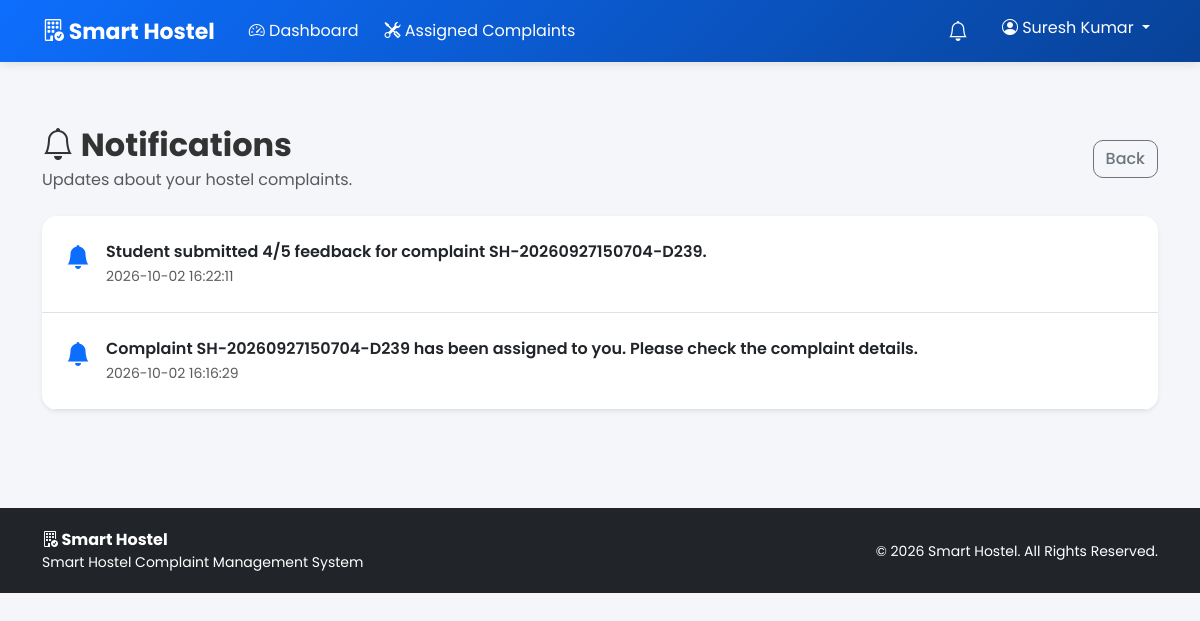
/notifications (signed in), run on the app's committed database.
### tables this page shows
CREATE TABLE notifications (
 id INTEGER PRIMARY KEY AUTOINCREMENT,
 user_id INTEGER NOT NULL,
 complaint_id INTEGER,
 message TEXT NOT NULL,
 is_read INTEGER DEFAULT 0,
 created_at TEXT,
 FOREIGN KEY(user_id) REFERENCES users(id),
 FOREIGN KEY(complaint_id) REFERENCES complaints(id)
);

### app.py (the view)
@app.route("/notifications")
def notifications():
    if not login_required():
        return redirect(url_for("login"))
    conn = get_db()
    items = conn.execute("""
        SELECT n.*, c.complaint_id AS complaint_code
        FROM notifications n
        LEFT JOIN complaints c ON n.complaint_id = c.id
        WHERE n.user_id = ?
        ORDER BY n.id DESC
    """, (session["user_id"],)).fetchall()
    conn.execute("""
        UPDATE notifications
        SET is_read = 1
        WHERE user_id = ?
    """, (session["user_id"],))
    conn.commit()
    conn.close()
    return render_template("notifications.html", notifications=items)

### app.py (called while the page is built)
def get_db():
    conn = sqlite3.connect(
        DATABASE,
        timeout=30,
        check_same_thread=False
    )
    conn.row_factory = sqlite3.Row
    try:
        conn.execute("PRAGMA busy_timeout = 30000")
        conn.execute("PRAGMA journal_mode = WAL")
        conn.execute("PRAGMA foreign_keys = ON")
    except sqlite3.Error:
        pass
    return conn

def login_required():
    return "user_id" in session

### templates/notifications.html (shortened to what this page needs)
{% extends "base.html" %}
{% block content %}
<div class="container py-5">
    <div class="d-flex justify-content-between align-items-center mb-4">
        <div>
            <h2 class="fw-bold mb-1"><i class="bi bi-bell"></i> Notifications</h2>
            <p class="text-muted mb-0">Updates about your hostel complaints.</p>
        </div>
        <a href="javascript:history.back()" class="btn btn-outline-secondary">Back</a>
    </div>
    <div class="card border-0 shadow-sm">
        <div class="card-body p-0">
            {% if notifications %}
                {% for notification in notifications %}
                <a href="{{ url_for('read_notification', notification_id=notification['id']) }}"
                   class="d-block text-decoration-none text-dark p-4 border-bottom {% if not notification['is_read'] %}bg-light{% endif %}">
                    <div class="d-flex gap-3">
                        <div class="fs-4 text-primary"><i class="bi bi-bell-fill"></i></div>
                        <div class="flex-grow-1">
                            <div class="fw-semibold">{{ notification['message'] }}</div>
                            <small class="text-muted">{{ notification['created_at'] }}</small>
                        </div>
                    </div>
                </a>
                {% endfor %}
            {% else %}
                <div class="text-center p-5 text-muted">
                    <i class="bi bi-bell-slash display-5"></i>
                    <p class="mt-3 mb-0">No notifications yet.</p>
                </div>
            {% endif %}
        </div>
    </div>
</div>
{% endblock %}

### static/css/style.css (style rules this page uses)
* { margin:0; padding:0; box-sizing:border-box; }
body { font-family:'Poppins',sans-serif; background:#f4f6f9; color:#333; min-height:100vh; }
.card { border:none; border-radius:15px; overflow:hidden; transition:0.3s; }
.btn { border-radius:10px; font-weight:500; }

### data on the page
notifications: message "Student submitted 4/5 feedback for complaint SH-20260927150704-D239.", created_at "2026-10-02 16:22:11"
notifications: message "Complaint SH-20260927150704-D239 has been assigned to you. Please check the complaint details.", created_at "2026-10-02 16:16:29"

### other printed values
{{ session.get('name', 'User') }} "Suresh Kumar"
